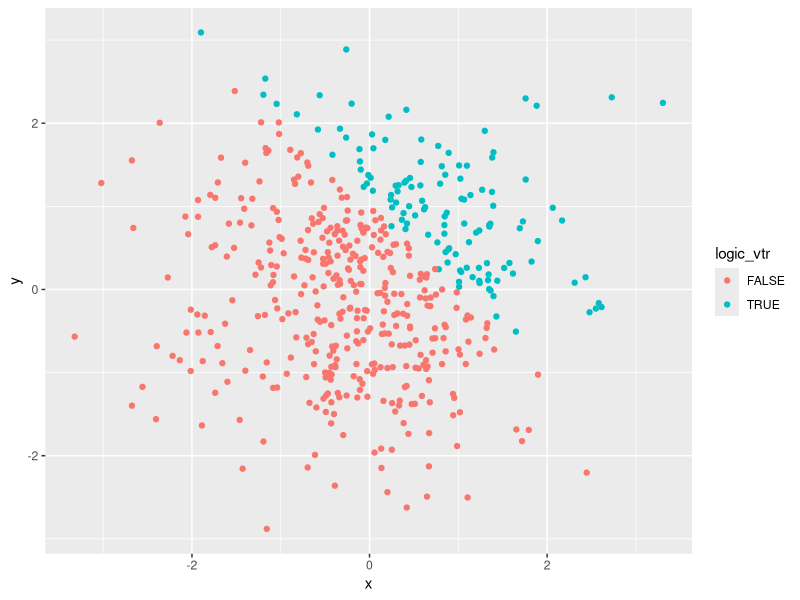
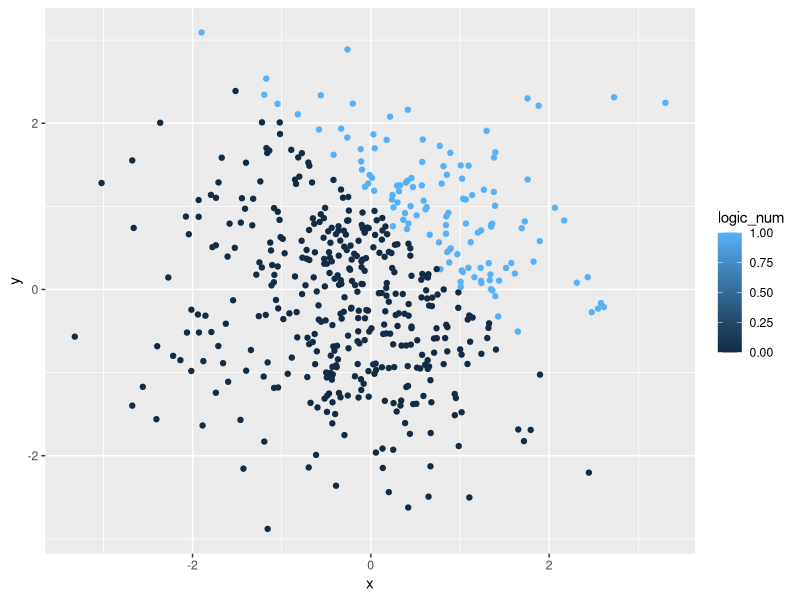
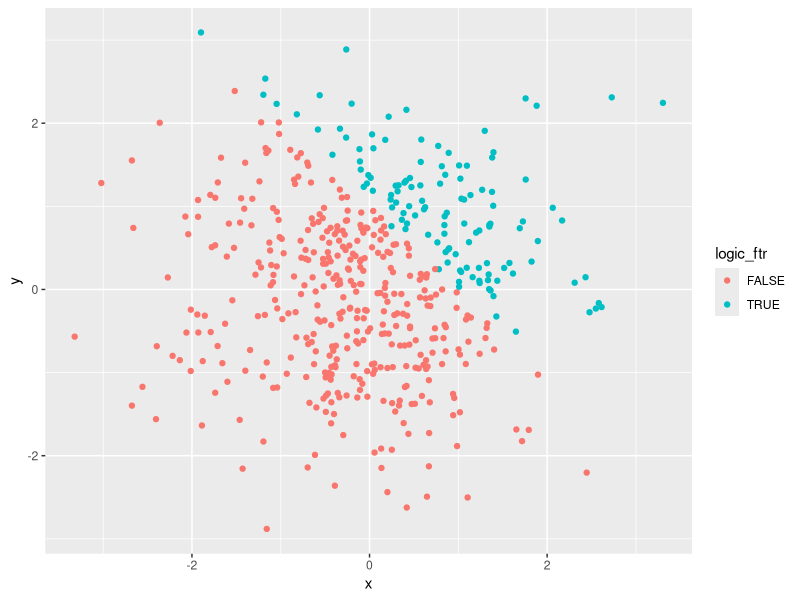
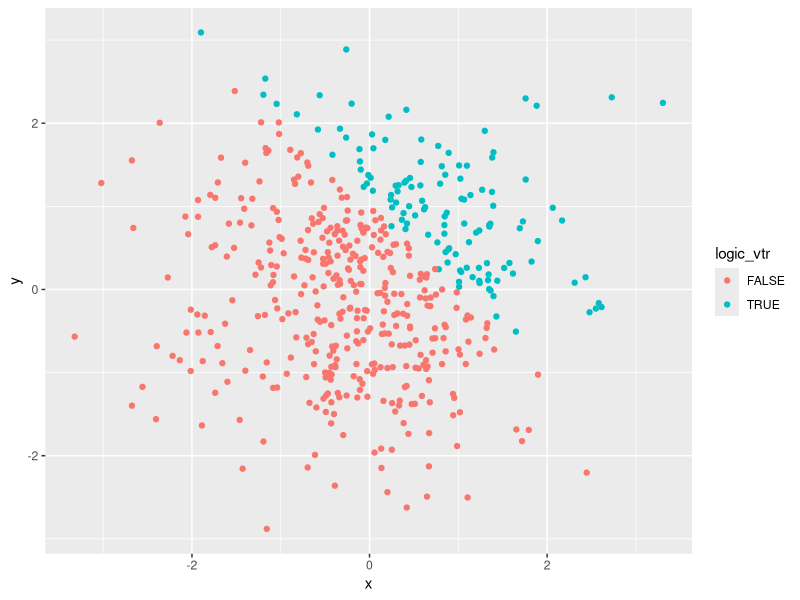

Reproduce these figures in R, in order.
## ---- chunk 1
knitr::opts_chunk$set(echo = TRUE)
library(tidyverse)

## ---- chunk 2
set.seed(100)

## set four variables in data frame
rand_norm <- rnorm(8)
log_vec <- rand_norm>0
char_vec <- c("husky","Akita","Shiba Inu","Alaska","Samoyed","Pekingese",
              "British Blue Cat","Orange Cat")
level_vec <- c("Low","High","High","Low","Low","Mid","Mid","Mid")%>%factor()

## combine them together and create a new data frame
prob1_df <- tibble(rand_norm,log_vec,char_vec,level_vec)
prob1_df

## see mean of four variable
mean(pull(prob1_df,rand_norm)) ## it works!
mean(pull(prob1_df,log_vec)) ## it also works!
mean(pull(prob1_df,char_vec)) ## it does not work and returns NA
mean(pull(prob1_df,level_vec)) ## it does not work and returns NA
## ---- chunk 3
log_num <- as.numeric(log_vec)
log_num
char_num <- as.numeric(char_vec)
char_num
fac_num <- as.numeric(level_vec)
fac_num
## ---- chunk 4
## in last chunk, we convert log_vec into numeric vector log_num
logNumRD <- log_num*rand_norm 
logNumRD
logFacRD <- as.factor(log_vec)*rand_norm ## multiplying seems quite useless
logFacRD
logFacNumRD <- (as.factor(log_vec)%>%as.numeric())*rand_norm
logFacNumRD
## ---- chunk 5
x <- rnorm(500)
y <- rnorm(500)
logic_vtr <- (x+y)>1
logic_num <- as.numeric(logic_vtr)
logic_ftr <- as.factor(logic_vtr)

plot_df <- tibble(x,y,logic_vtr,logic_num,logic_ftr)
plot_df
## ---- chunk 6
plot1 <- ggplot(plot_df, aes(x=x,y=y,color=logic_vtr))+geom_point()
plot1

plot2 <- ggplot(plot_df, aes(x=x,y=y,color=logic_num))+geom_point()
plot2

plot3 <- ggplot(plot_df, aes(x=x,y=y,color=logic_ftr))+geom_point()
plot3

ggsave(plot1, file="hw1plot1.pdf")
